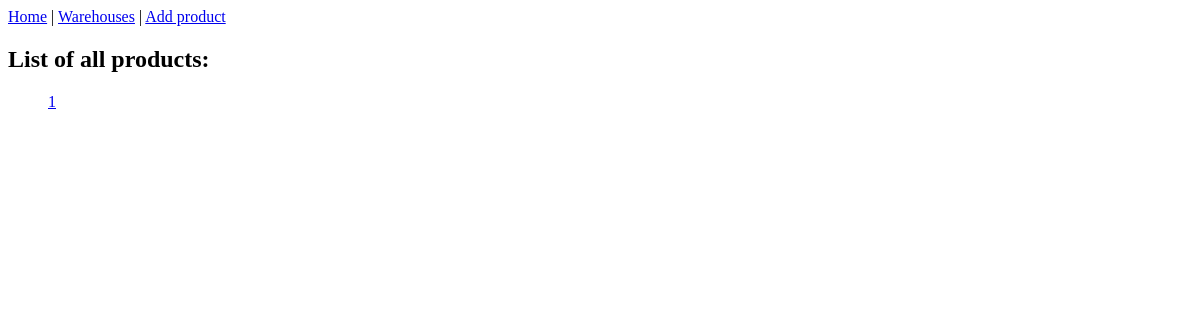
Before: /products/ with the older database file.
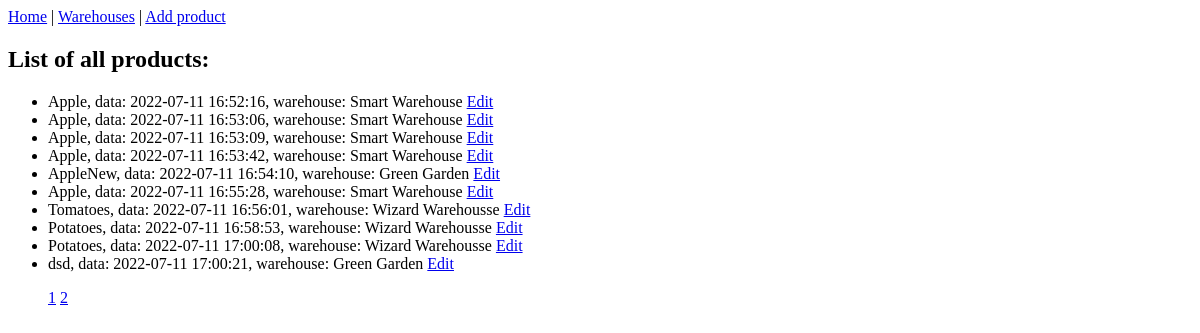
After: the same page with the newer database file.
### warehouse/models.py (models this page shows, shortened)
class Products(models.Model):
    name = models.CharField(max_length=40)
    timestamp=models.DateTimeField(auto_now_add=True)
    warehouse = models.ForeignKey("Warehouses", null=True, default=None, on_delete=models.CASCADE)

class Warehouses(models.Model):
    name = models.CharField(max_length=40)
    address = models.CharField(max_length=40)
    class Meta:
        ordering = ['name']

### warehouse/views.py (the view)
# urls.py: path('products/', views.pagination, name='all_products'),
def pagination(request):
    contact_list = Products.objects.all()
    paginator = Paginator(contact_list, 10)
    page_number=request.GET.get('page')
    page_obj = paginator.get_page(page_number)
    return render(request, 'warehouse/pagination.html', {'page_obj': page_obj,'products': Products.objects.all()})

### warehouse/templates/warehouse/pagination.html (shortened to what this page needs)
{% extends 'warehouse/base.html'%}
{% block content %}
    {% include 'includes/nav.html' %}
    <h2>List of all products:</h2>
    <ul>
        {% for product in page_obj %}
            <li>
                {{ product.name }}, data: {{ product.timestamp }}, warehouse: {{ product.warehouse.name }}  <a href="update_product/{{product.id}}">Edit</a>
            </li>
        {% endfor %}
    </ul>
    <nav>
        <ul class="pager">
            {% for p in page_obj.paginator.page_range %}
                <a href="?page={{p}}">{{p}}</a>
            {% endfor %}
        </nav>
{% endblock %}

### warehouse/templates/warehouse/base.html (shortened to what this page needs)
<!DOCTYPE html>
<html lang="en">
<head>
</head>
<body>
    {% block content %} {% endblock %}
</body>
</html>

### warehouse/templates/includes/nav.html
<nav>
    <a href="{% url 'all_products' %}">Home</a> |
    <a href="{% url 'warehouses' %}">Warehouses</a> |
    <a href="{% url 'add_product' %}">Add product</a>
</nav>

Changed rows visible on the page:
added Products: name "Apple", timestamp "2022-07-11 16:52:16", warehouse.name "Smart Warehouse"
added Products: name "Apple", timestamp "2022-07-11 16:53:06", warehouse.name "Smart Warehouse"
added Products: name "Apple", timestamp "2022-07-11 16:53:09", warehouse.name "Smart Warehouse"
added Products: name "Apple", timestamp "2022-07-11 16:53:42", warehouse.name "Smart Warehouse"
added Products: name "AppleNew", timestamp "2022-07-11 16:54:10", warehouse.name "Green Garden"
added Products: name "Apple", timestamp "2022-07-11 16:55:28", warehouse.name "Smart Warehouse"
added Products: name "Tomatoes", timestamp "2022-07-11 16:56:01", warehouse.name "Wizard Warehousse"
added Products: name "Potatoes", timestamp "2022-07-11 16:58:53", warehouse.name "Wizard Warehousse"
added Products: name "Potatoes", timestamp "2022-07-11 17:00:08", warehouse.name "Wizard Warehousse"
added Products: name "dsd", timestamp "2022-07-11 17:00:21", warehouse.name "Green Garden"
Other visible differences:
new list line: "2"
